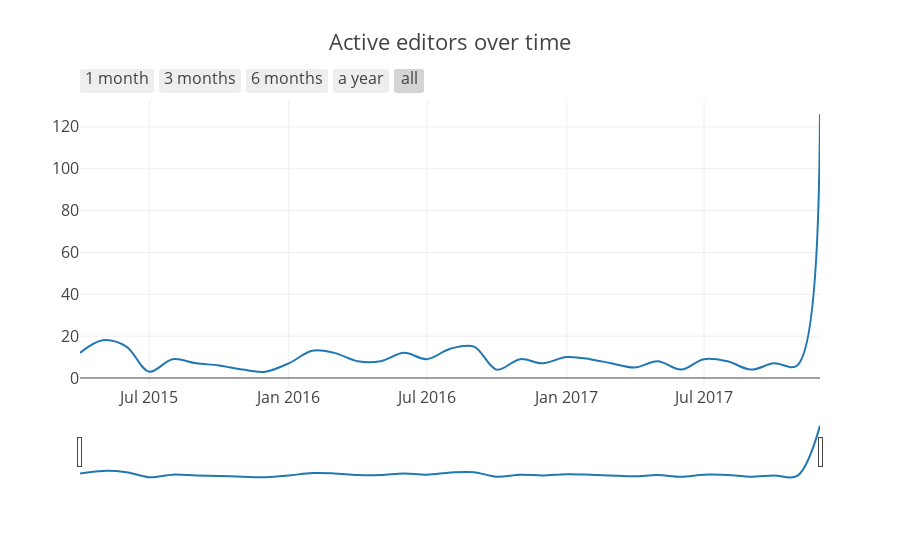

Notebook cell for this chart:
### Code cell
INTERVAL_DAYS = 15 # The interval around which an editor is considered active.

author_and_revisions = bb_conn.execute(select([Revision.author_id,
                                               Revision.created_at])).fetchall()
author_and_revisions_groups = it.groupby(sorted(author_and_revisions,
                                                key=__.first), key=__.first)
author_id_to_revisions_dict = dict([(k, list(__.map(__.second, v)))
                                    for k, v in author_and_revisions_groups])

def num_active_around(date, data, interval):
    if hasattr(date, 'second'):
        date = date.date() # because it's actually a datetime

    within_date_range = lambda d: (date - interval) <= d.date() <= (date + interval)
    authors_active_within_date_range =\
        __.select_values(lambda v: __.any(within_date_range, v),
                        author_id_to_revisions_dict)
    return len(authors_active_within_date_range)

# Don't want to query DB for same thing again
revision_created_data = list(__.map(__.second, author_and_revisions))

num_active_around_interval = __.rpartial(num_active_around,
                                         dt.timedelta(days=INTERVAL_DAYS))

plt.iplot(over_time_chart(revision_created_data, title='Active editors over time',
                         frequency='MONTHLY',
                         num_function=num_active_around_interval),
         config=default_plotly_config)

### Figure 1 — Plotly figure (JSON) as saved in the notebook; plotly's stock layout.template omitted (floating-point values rounded to 4 significant figures)
{"data": [{"line": {"shape": "spline"}, "type": "scatter", "x": ["2015-03-31 18:30:00", "2015-04-30 18:30:00", "2015-05-31 18:30:00", "2015-06-30 18:30:00", "2015-07-31 18:30:00", "2015-08-31 18:30:00", "2015-09-30 18:30:00", "2015-10-31 18:30:00", "2015-11-30 18:30:00", "2015-12-31 18:30:00", "2016-01-31 18:30:00", "2016-02-29 18:30:00", "2016-03-31 18:30:00", "2016-04-30 18:30:00", "2016-05-31 18:30:00", "2016-06-30 18:30:00", "2016-07-31 18:30:00", "2016-08-31 18:30:00", "2016-09-30 18:30:00", "2016-10-31 18:30:00", "2016-11-30 18:30:00", "2016-12-31 18:30:00", "2017-01-31 18:30:00", "2017-02-28 18:30:00", "2017-03-31 18:30:00", "2017-04-30 18:30:00", "2017-05-31 18:30:00", "2017-06-30 18:30:00", "2017-07-31 18:30:00", "2017-08-31 18:30:00", "2017-09-30 18:30:00", "2017-10-31 18:30:00", "2017-11-30 18:30:00"], "y": [12, 18, 15, 3, 9, 7, 6, 4, 3, 7, 13, 12, 8, 8, 12, 9, 14, 15, 4, 9, 7, 10, 9, 7, 5, 8, 4, 9, 8, 4, 7, 6, 126]}], "layout": {"font": {"size": 16}, "title": "Active editors over time", "xaxis": {"rangeselector": {"buttons": [{"count": 1, "label": "1 month", "step": "month", "stepmode": "backward"}, {"count": 3, "label": "3 months", "step": "month", "stepmode": "backward"}, {"count": 6, "label": "6 months", "step": "month", "stepmode": "backward"}, {"count": 12, "label": "a year", "step": "month", "stepmode": "backward"}, {"step": "all"}]}, "rangeslider": {}, "type": "date"}}}
